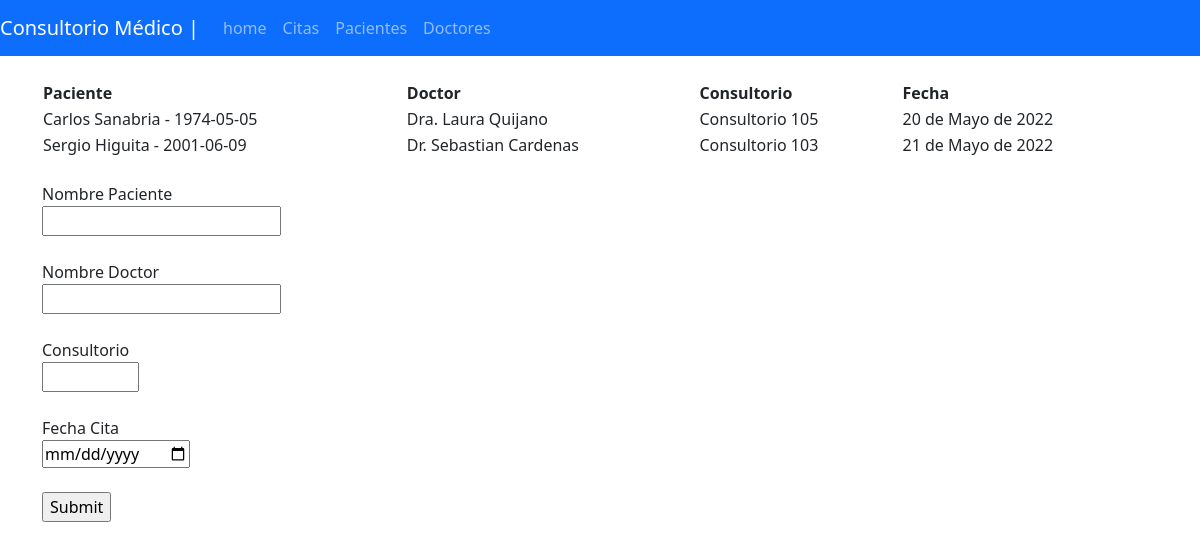
The page /listcitas on the database its author committed.
### appMenu/models.py (models this page shows, shortened)
class Cita_medica(models.Model):
    id = models.AutoField(primary_key=True)
    paciente = models.ForeignKey(Paciente, on_delete=models.CASCADE)
    doctor = models.ForeignKey(Doctor, on_delete=models.CASCADE)
    ubicacion = models.CharField(max_length=200)
    fecha = models.DateField()

class Paciente(models.Model):
    id = models.AutoField(primary_key=True)
    nombre = models.CharField(max_length=200)
    apellido = models.CharField(max_length=200)
    fecha_nacimiento = models.DateField(auto_now=False, auto_now_add=False)
    def __str__(self):
        return "{} {} - {}".format(self.nombre, self.apellido, self.fecha_nacimiento)

class Doctor(models.Model):
    id = models.AutoField(primary_key=True)
    nombre = models.CharField(max_length=200)
    apellido = models.CharField(max_length=200)
    def __str__(self):
        return "{} {}".format(self.nombre, self.apellido)

### appMenu/views.py (the view, shortened to what this page needs)
# urls.py: path('listcitas', views.list_citas, name="listcitas"),
def list_citas(request):
    citas = Cita_medica.objects.all()
    contexto = {"citas": citas}
    return render(request, 'citas.html', contexto)

### appMenu/templates/citas.html (shortened to what this page needs)
{% extends 'base.html' %}
{% block content %}
<table style="width:100%">
    <thead>
        <tr>
            <th>Paciente</th>
            <th>Doctor</th>
            <th>Consultorio</th>
            <th>Fecha</th>
        </tr>
    </thead>
    <tbody>
        {% if "citas" %}
        {% for cita in citas %}
        <tr>
            <td>{{cita.paciente}}</td>
            <td>{{cita.doctor}}</td>
            <td>{{cita.ubicacion}}</td>
            <td>{{cita.fecha}}</td>
        </tr>
        {% endfor %}
        {% else %}
        <h1>No existen citas</h1>
        {% endif %}
    </tbody>
</table><br>
<form method="post">
    <label for="paciente_nombre">Nombre Paciente</label><br>
    <input type="text" id="paciente_nombre" name="paciente_nombre"><br><br>
    <label for="doctor_nombre">Nombre Doctor</label><br>
    <input type="text" id="doctor_nombre" name="doctor_nombre"><br><br>
    <label for="ubicacion">Consultorio</label><br>
    <input type="number" id="ubicacion" name="ubicacion" min="101" max="105"><br><br>
    <label for="fecha_cita">Fecha Cita</label><br>
    <input type="date" id="fecha_cita" name="fecha_cita"><br><br>
    <input type="submit" value="Submit">
</form>
{% endblock %}

### rows shown on the page
Cita_medica: paciente "Carlos Sanabria - 1974-05-05", doctor "Dra. Laura Quijano", ubicacion "Consultorio 105", fecha "20 de Mayo de 2022"
Cita_medica: paciente "Sergio Higuita - 2001-06-09", doctor "Dr. Sebastian Cardenas", ubicacion "Consultorio 103", fecha "21 de Mayo de 2022"
